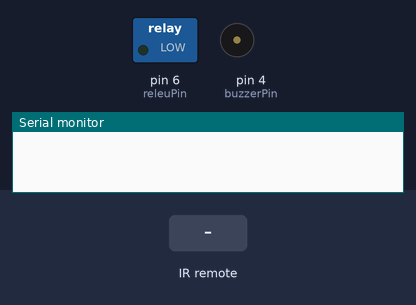
Recording of a sketch running on a simulated Arduino Uno, built with avr-gcc and run on an emulated ATmega328P. Shown: switched loads named in the sketch (green lamp = pin HIGH), buzzer (waves = sounding), the last lines printed to the serial monitor. The test bench sets the inputs (shaded band).

Above: at 1.2 s.
1.3 s: infrared code 0xFF38C7 received
At 1.81 s:
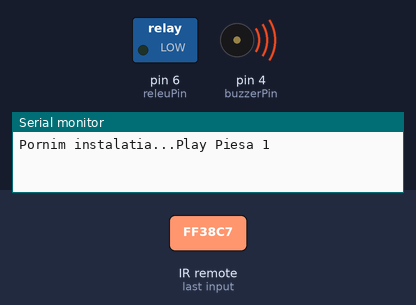
4.3 s: infrared code 0xFF22DD received
At 5.1 s:
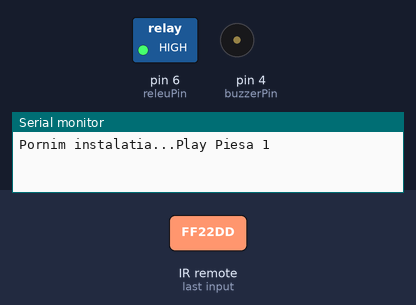
Timing chart, 0 to 7.3 s (numbered marks = the images above; inputs shaded):
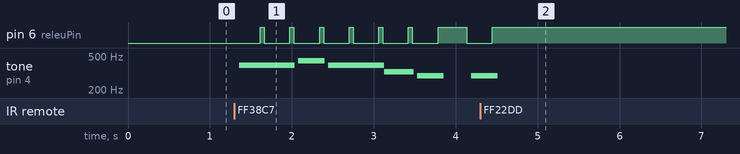

The sketch:

proiect_smi.ino
```cpp
// (licence header left out)
#include <IRremote.h>


//pini circuit
const int receiver = 5;
IRrecv irrecv(receiver);
decode_results results;

const int releuPin = 6;
const int buzzerPin = 4;
//variabile globale
int track ; // numarul piesei
volatile int n;

//variabile utilizate pentru definirea cantecelor
const int length[6] = {69,73,71,29,51,77}; // numarul de note din fiecare piesa
const char * notes[6] = {"ggagsed deggsgg ggagsed deggsgg DCbCDbCbabCabagabgagsgasgsesgeseddeggsgg ", \
                     "ddaagfedcdefga ddaagfedcdefga avgavCDagfdefgfgavaagfedfedgfgavCDagfed" , \
                     "cfffgagavCavafggfcfffgagavCavafggffaCDCvagfgavCcfagfccfffgagavCavafggf " , \
                     "faagfvvagaCCbCaDCvagfeagffef ", \
                     "aavCagfgagdgavCaggfgagff vavCDDaaCagfecavCagfgagff ", \
                     "cffefaagCCCvagacffefaagCffeedcCCCfvaagCCCfvaagDDDCvavgavCffgaDDDCvavgavCffgf " };
const byte beats[6][77] = {
                 { 2,2,2,2,2,2,2,2,2,2,2,2,2,4,2,2,2,2,2,2,2,2,2,2,2,2,2,2,4,2,2,2,2,2,2,2,2,2,2,2,2,2,2,4,2,2,4,2,2,2,2,2,2,4,1,1,2,4,2,2,2,2,2,2,2,2,2,2,8 } , \
                 { 2,2,1,1,1,1,4,2,2,2,2,2,2,4,2,2,2,2,1,1,1,1,4,2,2,2,2,2,2,4,2,2,3,1,1,1,1,1,3,1,1,1,1,1,3,1,1,1,1,1,3,1,1,1,1,1,3,1,1,1,1,1,3,1,2,2,2,2,2,2,4,2,2 }, \
                 { 2,2,2,2,2,1,1,1,1,2,2,2,1,1,2,2,6,2,2,2,2,2,1,1,1,1,2,2,2,1,1,2,2,6,1,1,3,1,1,1,1,1,1,1,1,1,2,2,2,2,2,2,4,4,2,2,2,2,1,1,1,1,2,2,2,1,1,2,2,6,2 } , \
                 { 2,3,1,2,2,2,2,2,2,2,2,2,2,6,2,3,1,2,2,2,2,2,2,2,2,2,2,6,2 }, \
                 { 2,3,1,2,2,4,4,3,1,2,2,8,3,1,2,2,3,1,4,2,2,3,1,6,2,3,1,2,2,2,2,2,2,2,2,2,2,6,2,2,2,2,2,4,4,2,2,3,1,8,8}, \
                 { 2,2,3,1,2,2,2,2,2,2,3,1,2,2,4,2,2,3,1,2,2,2,2,2,2,3,1,2,2,4,2,2,2,2,2,2,2,2,2,2,2,2,2,2,2,2,2,2,2,2,2,2,4,2,1,1,3,1,2,2,4,3,1,2,2,2,2,4,2,1,1,3,1,2,2,4,8} };
const int tempo[6] = {150,150,150,150,150,150};
const char * piesa[6] = {"God Rest Ye Merry Gentlemen   ", \
                    "Ding Dong Merrily on High     ", \
                   "O Little Town of Bethlehem    ", \
                   "While Shephards Watched       ", \
                   "In The Bleak Midwinter        ", \
                   "Hark the Herald               " };

void playTone(int tone, int duration) {
  for (long i = 0; i < duration * 1000L; i += tone * 2) {
    digitalWrite(buzzerPin, HIGH);
    delayMicroseconds(tone);
    digitalWrite(buzzerPin, LOW);
    delayMicroseconds(tone);
  }
}

void playNote(char note, int duration) {

const char names[] = { 'c', 'd', 'e', 'f', 's', 'g', 'a', 'v', 'b', 'C', 'D', 'E' }; // note
const int tones[] = { 1915, 1700, 1519, 1432, 1352, 1275, 1136, 1073, 1014, 956, 852, 758 }; // frecvente

  for (int i = 0; i < 12; i++) {
    if (names[i] == note) {
      //schimb instalatia in functie de fiecare nota din fundal
       digitalWrite(releuPin,LOW);
       delay(10);
       playTone(tones[i], duration);
       digitalWrite(releuPin,HIGH);
       delay(50);
    }
  }
}

void setup()

{
  irrecv.enableIRIn();
  pinMode(releuPin, OUTPUT);
  pinMode(buzzerPin, OUTPUT);
  Serial.begin(9600);
}
void playSong(int nr_piesa){
        irrecv.enableIRIn();
        Serial.print("Play Piesa ");
        Serial.print(track+1);
        for (n = 0; n < length[nr_piesa]; n++)
        {
            for (int j=n; j<(n+30); j++);// Serial.print(piesa[track][j % 30]);
            if (notes[nr_piesa][n] == ' ') delay(beats[nr_piesa][n] * tempo[nr_piesa]); // pauză
            else {

              playNote(notes[nr_piesa][n], beats[nr_piesa][n] * tempo[nr_piesa]);
            }
            if (irrecv.decode(&results))
            {
              irrecv.resume(); // receive the next value
            }
            //daca apasam butonul 4 oprim
            if (results.value==0xFF22DD) {
                      break;
            }
        }
        // pauza intre note
        delay(tempo[nr_piesa] / 2);
}
void loop() {
         //bucata asta trebuie mutata efectiv altundeva
          if (irrecv.decode(&results))
          {
            //Buton 1
            if(results.value == 0xFFA25D){
                track = 1;
            }
            //Buton 5
            if(results.value == 0xFF02FD){
                track = 2;
            }
            //Buton 7
            if (results.value==0xFFE01F) {
                track = 3;
            }
            //Buton ok
            if(results.value == 0xFF38C7){
               Serial.print("Pornim instalatia...");
               playSong(track);
            }
            irrecv.resume(); // receive the next value
          }
}
```

Measured:
- after the input at 1.3 s, pin 6 (releuPin): goes 6 × (HIGH 0.05 s, LOW 0.31 s), HIGH 0.35 s, then LOW, starting after 0.31 s; tone on pin 4 (buzzerPin): plays 390 Hz for 0.68 s, 439 Hz for 0.32 s, 391 Hz for 0.68 s, 328 Hz for 0.36 s, 294 Hz for 0.32 s, 294 Hz for 0.11 s, starting after 0.06 s
- after the input at 4.3 s, pin 6 (releuPin): goes on until 4.4 s, then stays HIGH
